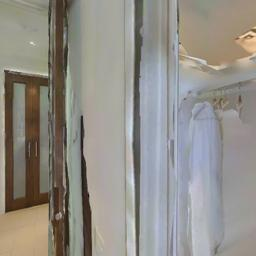
#> input picture compare_rerun_20ep_v4/heatmapvln/debug_inputs/zsNo4HB9uLZ_0001/0001_pano_front.jpg, 256 x 256 px
$ python -i augmentation.py   (imports and definitions only)
#> lines starting #> are read from the running program, lines starting #| are printed output that depends on the picture
"""
Image augmentation transforms for VLN datasets.

All transforms operate on numpy uint8 arrays [H, W, 3] and preserve
geometric relationships (safe for spatial tasks).
"""

import random

import numpy as np
from PIL import Image, ImageEnhance, ImageOps


class ColorJitterAugmentation:
    """Color jitter — brightness / contrast / saturation / hue."""

    def __init__(
        self,
        brightness: float = 0.2,
        contrast: float = 0.2,
        saturation: float = 0.2,
        hue: float = 0.1,
        p: float = 0.5,
    ):
        self.brightness = brightness
        self.contrast = contrast
        self.saturation = saturation
        self.hue = hue
        self.p = p

    def __call__(self, image: np.ndarray) -> np.ndarray:
        """
        Args:
            image: [H, W, 3] RGB image, uint8
        Returns:
            augmented image
        """
        if random.random() > self.p:
            return image

        image = image.astype(np.float32)

        if self.brightness > 0:
            factor = 1.0 + random.uniform(-self.brightness, self.brightness)
            image = image * factor

        if self.contrast > 0:
            factor = 1.0 + random.uniform(-self.contrast, self.contrast)
            mean = image.mean()
            image = (image - mean) * factor + mean

        if self.saturation > 0:
            factor = 1.0 + random.uniform(-self.saturation, self.saturation)
            pil_image = Image.fromarray(image.clip(0, 255).astype(np.uint8))
            pil_image = ImageEnhance.Color(pil_image).enhance(max(factor, 0.0))
            image = np.asarray(pil_image, dtype=np.float32)

        if self.hue > 0:
            shift = round(random.uniform(-self.hue, self.hue) * 255)
            pil_image = Image.fromarray(image.clip(0, 255).astype(np.uint8)).convert("HSV")
            hsv = np.asarray(pil_image, dtype=np.uint8).copy()
            hsv[:, :, 0] = ((hsv[:, :, 0].astype(np.int16) + shift) % 256).astype(np.uint8)
            image = np.asarray(Image.fromarray(hsv, mode="HSV").convert("RGB"), dtype=np.float32)

        return np.clip(image, 0, 255).astype(np.uint8)


class GaussianNoiseAugmentation:
    """Add Gaussian noise to improve robustness."""

    def __init__(self, std: float = 10.0, p: float = 0.3):
        self.std = std
        self.p = p

    def __call__(self, image: np.ndarray) -> np.ndarray:
        if random.random() > self.p:
            return image

        noise = np.random.normal(0, self.std, image.shape).astype(np.float32)
        noisy = image.astype(np.float32) + noise
        return np.clip(noisy, 0, 255).astype(np.uint8)


class InternNavStyleAugmentation:
    """InternNav-style augmentation (posterize / sharpness / autocontrast).

    Aligned with InternNav ``train_dual_system.sh`` augmentation pipeline,
    implemented with PIL.
    """

    def __init__(self, p: float = 0.5):
        self.p = p

    def __call__(self, image: np.ndarray) -> np.ndarray:
        if random.random() > self.p:
            return image

        pil_img = Image.fromarray(image)

        if random.random() > 0.5:
            pil_img = ImageOps.posterize(pil_img, bits=4)

        if random.random() > 0.5:
            enhancer = ImageEnhance.Sharpness(pil_img)
            pil_img = enhancer.enhance(1.5)

        if random.random() > 0.5:
            pil_img = ImageOps.autocontrast(pil_img)

        return np.asarray(pil_img)

>>> import cv2
>>> picture = cv2.imread('../../compare_rerun_20ep_v4/heatmapvln/debug_inputs/zsNo4HB9uLZ_0001/0001_pano_front.jpg', cv2.IMREAD_GRAYSCALE)
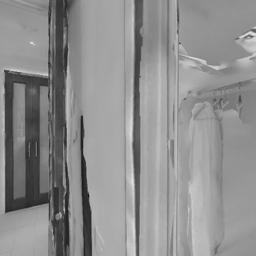
#> picture: shape (256, 256); min 13, max 227, mean 142.5
>>> result = ColorJitterAugmentation()(picture)

$ run again, on compare_rerun_20ep_v4/heatmapvln/debug_inputs/zsNo4HB9uLZ_0001/0003_pano_front.jpg
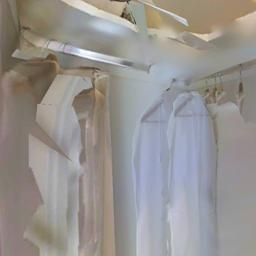
#> input picture compare_rerun_20ep_v4/heatmapvln/debug_inputs/zsNo4HB9uLZ_0001/0003_pano_front.jpg, 256 x 256 px
#> `picture = cv2.imread('../../compare_rerun_20ep_v4/heatmapvln/debug_inp..`:
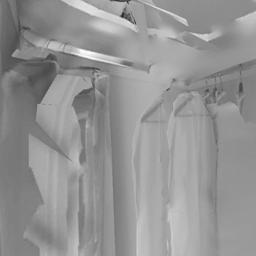
#> picture: shape (256, 256); min 32, max 255, mean 147.5

$ run again, on compare_rerun_20ep_v4/heatmapvln/debug_inputs/zsNo4HB9uLZ_0001/0005_pano_front.jpg
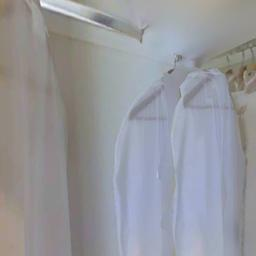
#> input picture compare_rerun_20ep_v4/heatmapvln/debug_inputs/zsNo4HB9uLZ_0001/0005_pano_front.jpg, 256 x 256 px
#> `picture = cv2.imread('../../compare_rerun_20ep_v4/heatmapvln/debug_inp..`:
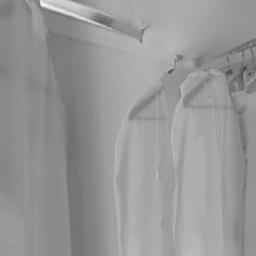
#> picture: shape (256, 256); min 64, max 253, mean 150.7

$ run again, on compare_rerun_20ep_v4/heatmapvln/debug_inputs/zsNo4HB9uLZ_0001/0007_pano_front.jpg
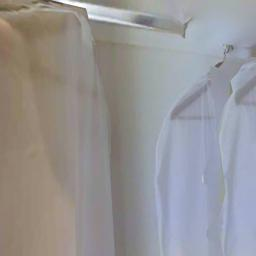
#> input picture compare_rerun_20ep_v4/heatmapvln/debug_inputs/zsNo4HB9uLZ_0001/0007_pano_front.jpg, 256 x 256 px
#> `picture = cv2.imread('../../compare_rerun_20ep_v4/heatmapvln/debug_inp..`:
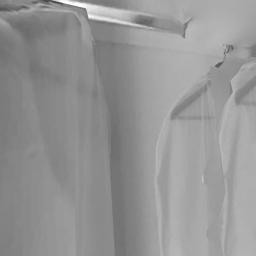
#> picture: shape (256, 256); min 66, max 255, mean 148.7
